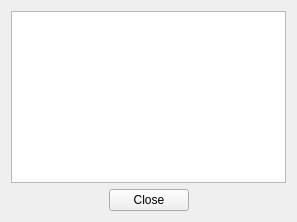
<ui version="4.0" >
 <class>readAwayDialogClass</class>
 <widget class="QWidget" name="readAwayDialogClass" >
  <property name="geometry" >
   <rect>
    <x>0</x>
    <y>0</y>
    <width>297</width>
    <height>222</height>
   </rect>
  </property>
  <property name="windowTitle" >
   <string>readAwayDialog</string>
  </property>
  <property name="windowIcon" >
   <iconset resource="../../../qutim.qrc" >
    <normaloff>:/icons/crystal_project/readaway.png</normaloff>:/icons/crystal_project/readaway.png</iconset>
  </property>
  <layout class="QGridLayout" >
   <item row="0" column="0" colspan="3" >
    <widget class="QTextBrowser" name="awayMessage" >
     <property name="enabled" >
      <bool>true</bool>
     </property>
     <property name="html" >
      <string>&lt;!DOCTYPE HTML PUBLIC "-//W3C//DTD HTML 4.0//EN" "http://www.w3.org/TR/REC-html40/strict.dtd">
&lt;html>&lt;head>&lt;meta name="qrichtext" content="1" />&lt;style type="text/css">
p, li { white-space: pre-wrap; }
&lt;/style>&lt;/head>&lt;body style=" font-family:'Verdana'; font-size:9pt; font-weight:400; font-style:normal;">
&lt;p style="-qt-paragraph-type:empty; margin-top:0px; margin-bottom:0px; margin-left:0px; margin-right:0px; -qt-block-indent:0; text-indent:0px;">&lt;/p>&lt;/body>&lt;/html></string>
     </property>
    </widget>
   </item>
   <item row="1" column="0" >
    <spacer>
     <property name="orientation" >
      <enum>Qt::Horizontal</enum>
     </property>
     <property name="sizeHint" stdset="0" >
      <size>
       <width>40</width>
       <height>20</height>
      </size>
     </property>
    </spacer>
   </item>
   <item row="1" column="1" >
    <widget class="QPushButton" name="closeButton" >
     <property name="text" >
      <string>Close</string>
     </property>
     <property name="icon" >
      <iconset resource="../../../qutim.qrc" >
       <normaloff>:/icons/crystal_project/cancel.png</normaloff>:/icons/crystal_project/cancel.png</iconset>
     </property>
     <property name="shortcut" >
      <string>Return</string>
     </property>
    </widget>
   </item>
   <item row="1" column="2" >
    <spacer>
     <property name="orientation" >
      <enum>Qt::Horizontal</enum>
     </property>
     <property name="sizeHint" stdset="0" >
      <size>
       <width>40</width>
       <height>20</height>
      </size>
     </property>
    </spacer>
   </item>
  </layout>
 </widget>
 <layoutdefault spacing="6" margin="11" />
 <resources>
  <include location="../../../qutim.qrc" />
 </resources>
 <connections>
  <connection>
   <sender>closeButton</sender>
   <signal>clicked()</signal>
   <receiver>readAwayDialogClass</receiver>
   <slot>close()</slot>
   <hints>
    <hint type="sourcelabel" >
     <x>176</x>
     <y>199</y>
    </hint>
    <hint type="destinationlabel" >
     <x>193</x>
     <y>198</y>
    </hint>
   </hints>
  </connection>
 </connections>
</ui>
